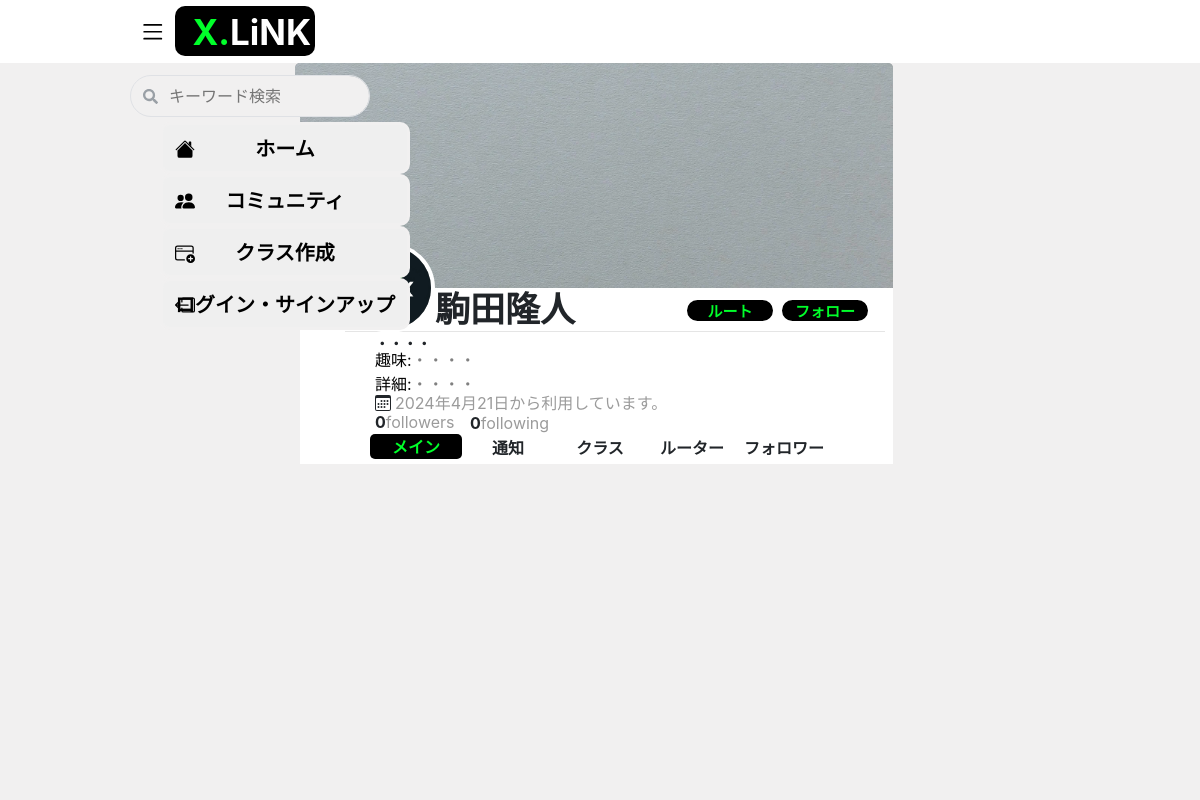
The app's page /account/駒田隆人/ with its own data.
### xlink/models.py (models this page shows)
class Account(models.Model):
    mainuser = models.ForeignKey(User,  on_delete=models.PROTECT, verbose_name="メインユーザー", blank=True, null=True, default="")
    name = models.CharField(max_length=15, verbose_name='ユーザー名', blank=True, null=True, default="")
    image = models.ImageField(upload_to='image/', verbose_name="バックイメージ", default='image/sample.jpg')
    icon = models.ImageField(upload_to='icon/', verbose_name="アイコン",  default='icon/5770f01a32c3c53e90ecda61483ccb08.jpg')
    infomation = models.TextField(max_length=180, verbose_name="紹介文",blank=True, null=True, default="・・・・")
    hobby =  models.CharField(max_length=8, default="・・・・")
    detail = models.CharField(max_length=8, default="・・・・")
    created_at = models.DateTimeField(auto_now_add=True,null=True  ,verbose_name='作成日')
    def __str__(self):
        return str(self.name)
    class Meta:
        verbose_name_plural = 'Account'

### xlink/views.py (the view)
# urls.py: path('account/<str:name>/', views.room, name="room"),
def room(request, name):
    name = Account.objects.get(name=name)
    groups = Group.objects.filter(managername=name)
    accounts=Account.objects.order_by("-created_at")[:100000]
    comments=Comment.objects.order_by("-created_at")[:100000]
    rooms=Account.objects.order_by("-name")[:10000]
    current_user=request.GET.get("user")
    logged_in_user = request.user.username
    user_followers = len(FollowCount.objects.filter(user=name))
    user_following = len(FollowersCount.objects.filter(follower=name))
    user_followers0 = FollowersCount.objects.filter(user=name)
    followers = FollowersCount.objects.filter(user=name)
    followings = FollowersCount.objects.filter(follower=name)
    user_root0 = AccountRoot.objects.filter(rooter=name)
    roots = AccountRoot.objects.filter(rooter=name)
    rooters = AccountRoot.objects.filter(user=name)
    root_class = []
    user_followers1 =[]
    for i in user_followers0:
        user_followers0 = i.follower
        user_followers1.append(user_followers0)
    if logged_in_user in user_followers1:
        follow_button_value = "following"
    else:
        follow_button_value = "follow"
    for root in rooters:
        class_rooter_id = root.user
        root_class.append(class_rooter_id)
    if logged_in_user in root_class:
        root_button_value = "rooting"
    else:
        root_button_value = "root"
    template = loader.get_template("profile.html")
    context = {
        "rooms": rooms,
        "groups": groups,
        "comments": comments,
        "accounts":accounts,
        "room": name,
        "roots": roots,
        "followers": followers,
        "followings": followings,
        "rooters": rooters,
        "user_root0": user_root0 ,
        "user_followers0": user_followers0,
        "current_user": current_user,
        "logged_in_user": logged_in_user,
        "user_followers": user_followers,
        "user_following": user_following,
        "follow_button_value": follow_button_value,
        "root_button_value": root_button_value
        }
    return HttpResponse(template.render(context, request))

### templates/profile.html (shortened to what this page needs)
{% extends "base.html" %}
{%load static%}
{% load crispy_forms_tags %}
{% block extra_head %}
  <link rel="stylesheet" href="{% static 'css/profile.css'%}">
{% endblock %}
{% block content %}
<main>
    <nav class="name_bord">
      <div>
        <span>
          <img src="/media/{{room.image}}" class="image_user"/>
          <br>
          <div class="user-main-data">
            <span><div class="lkooscao"><b>{{room.name}}</b></div></span>
            <hr class="hr_style">
            {% if room.mainuser == user %}
            <div class="dsch">
                <a class="side_name" href='/profile-edit/'>
                    <button class="edit_profile">
                        <div class="edit"><b>プロフィール編集</b></div>
                    </button>
                </a>
              </div>
            {% else %}
            <form id="follow_button" action="/follow_counts" method="post">
              {% if follow_button_value == 'follow' %}
              <button class="follow" type="submit"><b>フォロー</b><div style="display:none;">{{user.username}}</div></button>
              {% else %}
              <input type="hidden" name="value" value="unfollow" readonly/>
              <button class="following" type="submit"><b>フォロー中</b><div style="display:none;">{{user.username}}</div></button>
              {% endif %}
            </form>
            <form id="post_button" action="/root_count" method="post">
              {% if root_button_value == 'root' %}
              <button class="root1" type="submit"><b>ルート</b><div style="display: none;">{{user.username}}</div></button>
              {% elif room.name == user %}
              <div class="dcbsdhc"></div>
              {% else %}
              <input type="hidden" name="value" value="unroot" readonly/>
              <button class="rooting1" type="submit"><b>ルート中</b><div style="display: none;">{{user.username}}</div></button>
              {% endif %}
            </form>
            {% endif %}
            <b><div class="info">{{room.infomation }}</div></b>
            <br>
            <div class="hobbys"><span class="data_base">趣味:</span>{{room.hobby}}</div>
            <div class="details"><span class="data_base">詳細:</span>{{room.detail}}</div>
            <li class="class">
              <span>
                <div class="sdjvhsu">
                  <span class="group">
                    <div style='margin-left: 0px; margin-top: -20px; color: rgb(155, 155, 155);'>{{room.created_at|date:'Y年n月j日'}}から利用しています。</div>
                  </span>
                </div>
              </span>
            </li>
            <li class="followerscount">
              <span><b>{{user_followers}}</b></span>
              <div class="followandfollower">followers</div>
            </li>
            <li class="followingcount">
              <span><b>{{user_following}}</b></span>
              <div class="followandfollower">following</div>
            </li>
            <br>
            <ul class="tab2-group">
              <li class="tab2 tab2-A is-active2">
                  <div class="menu"><b>メイン</b></div>
              </li>
              <li class="tab2 tab2-B">
                  <div class="menu4"><b>通知</b></div>
              </li>
              <li class="tab2 tab2-C">
                <div class="menu4"><b>クラス</b></div>
            </li>
              <li class="tab2 tab2-D">
                  <div class="menu4"><b>ルーター</b></div>
              </li>
              <li class="tab2 tab2-E">
                  <div class="menu4"><b>フォロワー</b></div>
              </li>
            </ul>
          </div>
        </span>
      </div>
      <div class="panel2-group">
        <div class="panel2 tab2-A is-show2">
            <div class="class_post_field">
              <ul>
                <li style="color: rgb(241, 240, 240);">
                </li>
              </ul>
            </div>
          </div>
        </div>
    </nav>
</main>
{% endblock %}

### static/css/profile.css (style rules this page uses)
.menu { margin-top: -4px; }
.lkooscao { margin-left: 140px; margin-top: -50px; font-size: 35px; }
.hobbys { margin-top: -30px; margin-left: 80px; color:grey; }
.details { margin-top: 0px; margin-left: 80px; color:grey; }
.info { margin-top: -40px; margin-left: 80px; width: 475px; word-wrap: break-word; font-weight: bold; font-size: 14px; }
.name_bord { margin-top: -190px; margin-left: 250px; }
.image_user { background: rgb(241, 240, 240); border-radius: 5px 5px 0px 0px; margin-top: 10px; width: 598px; height: 225px; object-fit: cover; background: rgb(155, 155, 155); }
.user-main-data { width: 598px; height: auto; background: white; margin-left: 0px; }
.hr_style { margin-top: -5px; margin-left: 50px; width: 540px; }
.data_base { color: black; }
.followerscount { margin-top: -5px; display: flex; margin-left: 80px; }
.followingcount { margin-top: -23px; display: flex; margin-left: 175px; }
.followandfollower { color: rgb(155, 155, 155); }
.follow { background: rgb(0, 0, 0); color: rgb(0, 255, 42); border:solid 2px white; width: 90px; height: 25px; border-radius: 15px; margin-top: -50px; margin-bottom: 50px; margin-left: 485px; font-size: 15px; display: block; text-align:center; }
.root1 { background: rgb(0, 0, 0); color: rgb(0, 255, 42); border:solid 2px white; width: 90px; height: 25px; border-radius: 15px; margin-top: -75px; margin-bottom: 50px; margin-left: 390px; font-size: 15px; display: block; text-align: center; }
.class { margin-top: -7.5px; display: flex; margin-left: 80px; }
.group { color: grey; margin-left: -6px; margin-top: 10px; }
.sdjvhsu { margin-top: -23px; margin-left: 20px; }
.tab2-group { margin-top: -25px; margin-bottom: 30px; display: flex; width: 500px; margin-left: 35px; }
.tab2 { flex-grow: 1; padding:5px; list-style:none; width: 500px; height: 30px; text-align:center; cursor:pointer; }
.panel2 { display: none; }
.tab2.is-active2 { background: rgb(0, 0, 0); color: rgb(0, 255, 42); border-radius: 5px; width: 500px; height: 25px; transition: all 0.2s ease-out; }
.panel2.is-show2 { display:block; }
.menu4 { margin-top:-3.5px; }

### records on screen
Account: image (picture), name "駒田隆人", infomation "・・・・", hobby "・・・・", detail "・・・・", created_at "2024年4月21日"

### other values on screen
{{ user_followers }} "0"
{{ user_following }} "0"
